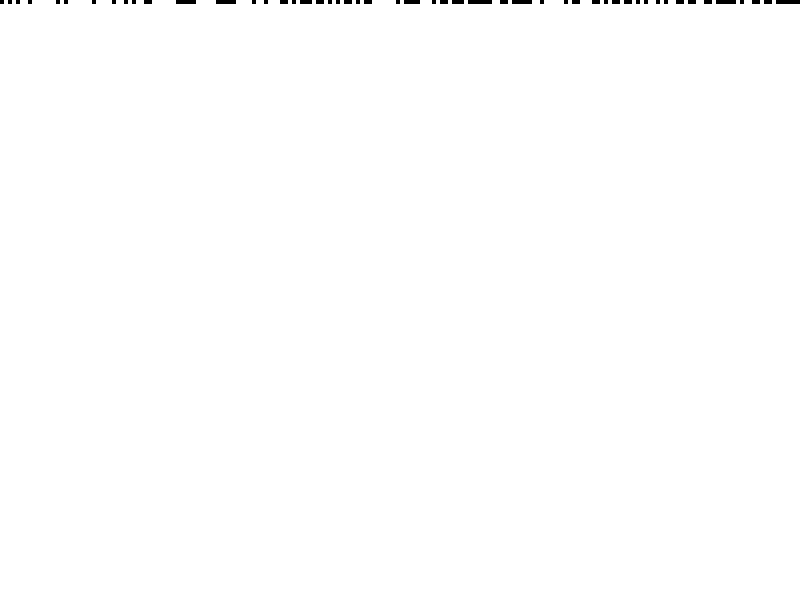
Frame 1 (no input)
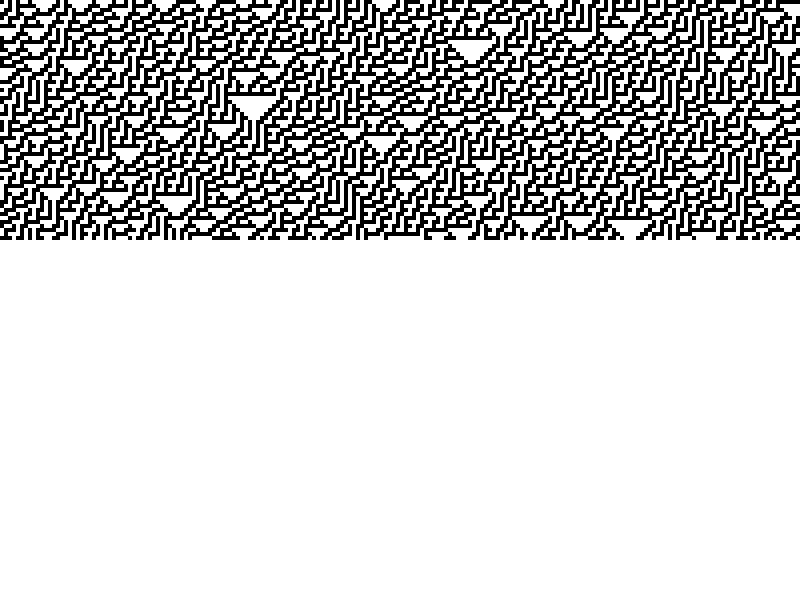
Frame 60 (the mouse pressed at the canvas centre just before this capture)
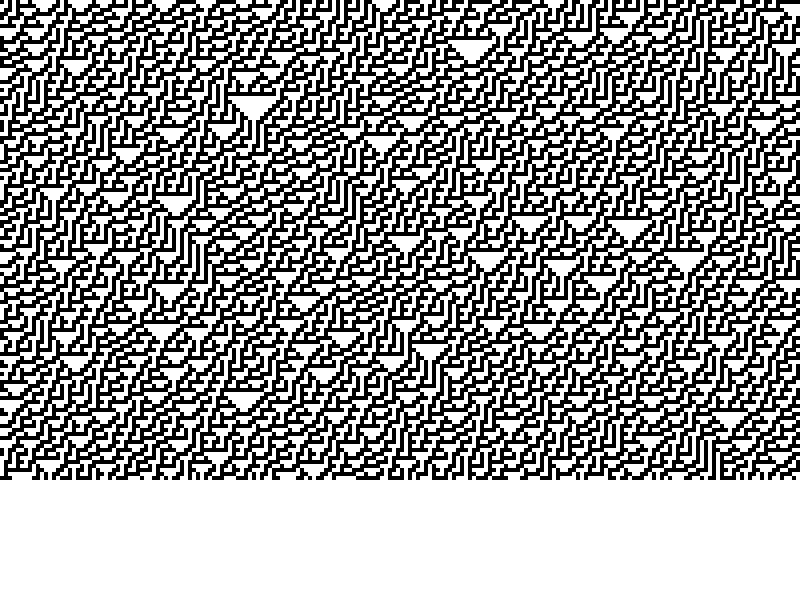
Frame 120 (the mouse held since frame 60 and released just before this capture)

The Processing sketch that drew these frames (run headless with seeded random() and noise(); from frame 60 on, the mouse is pressed at the canvas centre):

// Processing sketch: Ejercicio_1
// ── Ejercicio_1.pde
WolframCA ca;

void setup() {
  size(800, 600);
  background(255);
  ca = new WolframCA(200, 30);
}

void draw() {
  ca.display();
  ca.next();
}

// ── WolframCA.pde
class WolframCA {
  int columns;
  int ruleset;
  boolean[] cells;
  int y;

  WolframCA(int columns, int ruleset) {
    this.columns = columns;
    this.ruleset = ruleset;
    cells = new boolean[columns];
    initCells();
    y = 0;
  }
  void initCells() {
    for (int i = 0; i < columns; i++) {
        if((int)random(2) == 1){
          cells[i] = true;
        }
        else{
          cells[i] = false;
        }
    }
  }
  void next() {
    boolean[] generation = new boolean[columns];
    for (int i = 0; i < columns; i++) {
      generation[i] = f(i);
    }
    cells = generation;
    if (y >= height) {
      background(255);
      y = 0;
      //initCells();
      //ruleset++;
    }
  }
  boolean f(int i) {
    boolean right = cells[(i + 1) % columns];
    boolean center = cells[i];
    boolean left = cells[(i + columns - 1) % columns];
    int value = left? 4 : 0;
    value += center? 2 : 0;
    value += right? 1 : 0;
    return (ruleset & (int)pow(2, value)) != 0;
  }
  void display() {
    float cellWidth = width / (float)columns;
    for (int i = 0; i < columns; i++) {
      float x = (float)i * cellWidth;
      fill(cells[i]? 0 : 255);
      noStroke();
      rect(x, y, cellWidth, cellWidth);
    }
    y += cellWidth;
    fill(255, 0, 0);
    //textSize(30);
    //text(ruleset, 15, 30);
  }
}
